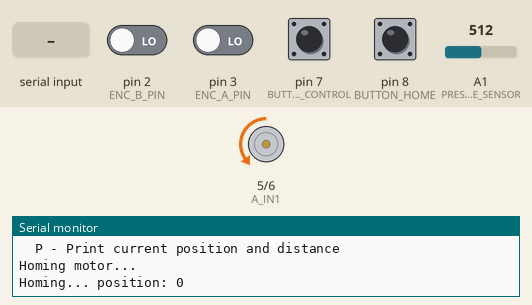
Recording of a sketch running on a simulated Arduino Uno, built with avr-gcc and run on an emulated ATmega328P. Shown: motor-driver pin pairs drawn as motors (green arrow = first pin HIGH = forward, orange = second pin HIGH = backward, longer = more drive), the last lines printed to the serial monitor. Inputs (shaded band) come from the test bench; at power-on: pin 7 (BUTTON_CONTROL), pin 8 (BUTTON_HOME) HIGH, pin 2 (ENC_B_PIN), pin 3 (ENC_A_PIN) LOW, A1 (PRESSURE_SENSOR) = 512.

Above: at 0.8 s.
0.9 s: pin 8 (BUTTON_HOME) pulled LOW for 0.15 s
At 2.2 s:
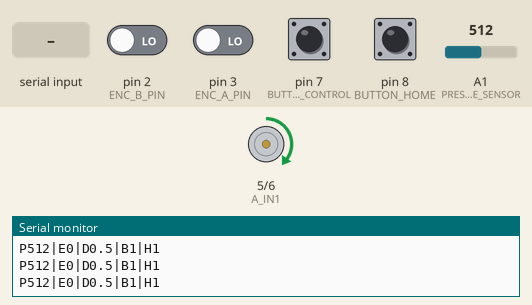
2.5 s: "M90\n" received over Serial
At 3.1 s:
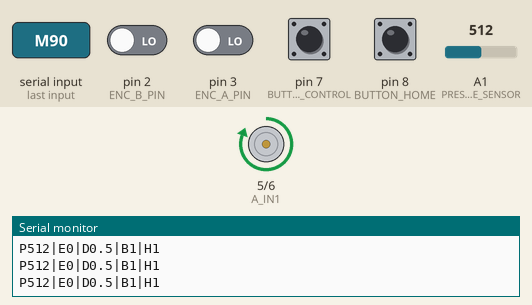
4.0 s: "E90\n" received over Serial
At 5.3 s:
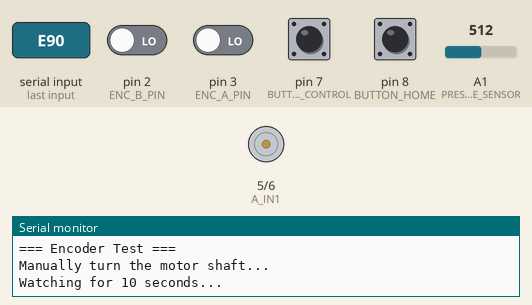
Timing chart, 0 to 15.5 s (numbered marks = the images above; inputs shaded):
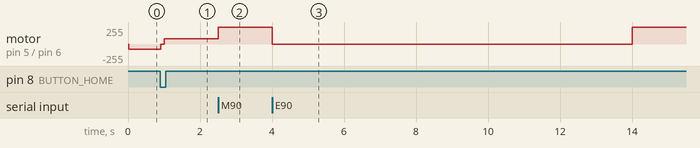

The sketch:

Nano_control_new.ino
```cpp
/*
 * Continuous Position Control - A4950 Driver
 * * This code is adapted for the A4950 motor driver, which uses
 * a different control scheme than a standard H-bridge with an enable pin.
 * * A4950 Control Logic:
 * IN1   | IN2   | Function
 * ---------------------------
 * PWM   | LOW   | Forward
 * LOW   | PWM   | Reverse
 * LOW   | LOW   | Brake (fast stop)
 * HIGH  | HIGH  | Brake (fast stop)
 * * Motor continuously moves toward the 'targetPosition'.
 * Commands can be received at any time to update the target.
 */

#include <Arduino.h>

// ----------------- Pin Definitions -----------------
// A4950 Motor Driver Pins
const uint8_t A_IN1 = 5;  // A4950 Input 1 (controls direction/speed)
const uint8_t A_IN2 = 6;  // A4950 Input 2 (controls direction/speed)
// ENA pin is NOT needed for A4950

const uint8_t ENC_A_PIN = 3;  // Encoder Channel A (interrupt 0)
const uint8_t ENC_B_PIN = 2;  // Encoder Channel B (interrupt 1)

const uint8_t PRESSURE_SENSOR = A1; // Pressure sensor analog input

const uint8_t BUTTON_HOME = 8;
const uint8_t BUTTON_CONTROL = 7;

// ----------------- Global Variables -----------------
volatile long targetPosition = 0;  // Made volatile since it can change anytime

// Movement parameters
const int FAST_SPEED = 255;    // PWM for fast movement
const int SLOW_SPEED = 150;    // PWM for slow approach
const int CREEP_SPEED = 80;    // PWM for final approach

const int SLOW_DISTANCE = 300;   // Start slowing down at this distance
const int CREEP_DISTANCE = 200;  // Start creeping at this distance
const int STOP_TOLERANCE = 10;   // Stop when within this many counts

// Debugging
bool debugMode = true;
unsigned long lastDebugTime = 0;
const unsigned long DEBUG_INTERVAL = 200; // Print debug every 200ms

unsigned long lastSendTime = 0;
const unsigned long SEND_INTERVAL = 20; // Send every 50ms

// Command parsing
String inputBuffer = "";

// Movement limits
const long MIN_POSITION = 50;    // Minimum allowed position (encoder counts)
const long MAX_POSITION = 10000; // Maximum allowed position (encoder counts)

// Distance conversion constants
const float DISTANCE_SLOPE = 0.0084;  // mm per encoder count
const float DISTANCE_OFFSET = 0.5;    // mm offset
const float MIN_DISTANCE_MM = 0;      // Minimum distance in mm
const float MAX_DISTANCE_MM = 75.0;   // Maximum distance in mm
bool isHoming = false;

// Encoder variables
volatile long encoderCount = 0;
volatile uint8_t lastEncoded = 0;

// ----------------- Setup -----------------
void setup() {
  Serial.begin(115200);
  Serial.println("=== Continuous Position Control (A4950 Driver) ===");
  Serial.println("Commands:");
  Serial.println("  M<distance> - Move pen to extend distance in mm (e.g., M30.2)");
  Serial.println("  H - Home motor");
  Serial.println("  S - Stop motor (set target to current position)");
  Serial.println("  T - Test motor");
  Serial.println("  E - Test encoder");
  Serial.println("  D - Toggle debug mode");
  Serial.println("  P - Print current position and distance");
  Serial.println();

  // Pin setup
  pinMode(A_IN1, OUTPUT);
  pinMode(A_IN2, OUTPUT);

  pinMode(BUTTON_HOME, INPUT_PULLUP);
  pinMode(BUTTON_CONTROL, INPUT_PULLUP);

  // Initialize motor stopped (braked)
  stopMotor();
  homeMotor();

  // Set initial target to current position (stopped)
  targetPosition = encoderCount;

  // Encoder interrupt
  attachInterrupt(digitalPinToInterrupt(ENC_A_PIN), updateEncoder, CHANGE);
  attachInterrupt(digitalPinToInterrupt(ENC_B_PIN), updateEncoder, CHANGE);

  Serial.println("Setup complete. Motor will continuously track target position.");
  Serial.print("Current position: ");
  Serial.println(encoderCount);

  // Reserve string buffer for commands
  inputBuffer.reserve(50);
}

// ----------------- Main Loop -----------------
void loop() {
  // ALWAYS check for and handle serial commands (non-blocking)
  handleSerialInput();

  // ALWAYS update motor movement toward current target
  updateContinuousMovement();

  // Send sensor data periodically
  unsigned long currentTime = millis();
  if (currentTime - lastSendTime >= SEND_INTERVAL) {
    readSensorData();
    lastSendTime = currentTime;
  }

  // Debug output
  if (debugMode && (millis() - lastDebugTime > DEBUG_INTERVAL)) {
    if (abs(targetPosition - encoderCount) > STOP_TOLERANCE) {
      // printMovementStatus();
    }
    lastDebugTime = millis();
  }
}

void readSensorData() {
  // NOTE: User's original code read A1, but defined PRESSURE_SENSOR as A0.
  // Using A0 as defined. Change to A1 if that was intended.
  int analogValue = analogRead(PRESSURE_SENSOR);      // pressure
  int digitalValue = digitalRead(BUTTON_CONTROL);     // button
  int homeValue = digitalRead(BUTTON_HOME);           // button
  float currentDistance = encoderCountsToDistance(encoderCount);

  // Send formatted string to serial
  Serial.print("P");
  Serial.print(analogValue);
  Serial.print("|E");
  Serial.print(encoderCount);
  Serial.print("|D");
  Serial.print(currentDistance, 1);
  Serial.print("|B");
  Serial.print(digitalValue);
  Serial.print("|H");
  Serial.println(homeValue);
}

// ----------------- Continuous Movement Control -----------------
void updateContinuousMovement() {
  long currentPos = encoderCount;

  // Safety check: stop if we've exceeded limits (but not during homing)
  if (!isHoming) {
    if (currentPos < MIN_POSITION && targetPosition >= MIN_POSITION) {
      // We're below minimum and trying to go up - that's OK
    } else if (currentPos > MAX_POSITION && targetPosition <= MAX_POSITION) {
      // We're above maximum and trying to go down - that's OK
    } else if (currentPos < MIN_POSITION && targetPosition < MIN_POSITION) {
      // Below minimum and target is also below - stop
      targetPosition = MIN_POSITION;
    } else if (currentPos > MAX_POSITION && targetPosition > MAX_POSITION) {
      // Above maximum and target is also above - stop
      targetPosition = MAX_POSITION;
    }
  }


  long error = targetPosition - currentPos;
  long absError = abs(error);

  // Check if we're close enough to target (within tolerance)
  if (absError <= STOP_TOLERANCE) {
    stopMotor();
    return;
  }

  // Determine direction (1 = forward, -1 = reverse)
  int direction = (error > 0) ? 1 : -1;

  // Determine speed based on distance to target
  int speed = FAST_SPEED;
  if (absError <= CREEP_DISTANCE) {
    speed = CREEP_SPEED;
  } else if (absError <= SLOW_DISTANCE) {
    speed = SLOW_SPEED;
  }

  // Apply movement using A4950 logic
  setMotor(direction, speed);
}

// ----------------- A4950 Motor Control Functions -----------------

/**
 * @brief Sets the motor direction and speed for the A4950.
 * @param direction 1 for forward (positive encoder count), -1 for reverse (negative).
 * @param speed The PWM value (0-255).
 */
void setMotor(int direction, int speed) {
  // Ensure speed is within valid PWM range
  speed = constrain(speed, 0, 255);

  if (direction > 0) {
    // Forward: IN1 = PWM, IN2 = LOW
    analogWrite(A_IN1, speed);
    digitalWrite(A_IN2, LOW);
  } else if (direction < 0) {
    // Reverse: IN1 = LOW, IN2 = PWM
    digitalWrite(A_IN1, LOW);
    analogWrite(A_IN2, speed);
  } else {
    // Direction is 0, so stop
    stopMotor();
  }
}

/**
 * @brief Stops the motor using the A4950 brake function.
 * Sets both IN1 and IN2 to LOW.
 */
void stopMotor() {
  digitalWrite(A_IN1, LOW);
  digitalWrite(A_IN2, LOW);
  // Ensure no PWM signals are active
  analogWrite(A_IN1, 0);
  analogWrite(A_IN2, 0);
}

// ----------------- Position & Distance Functions -----------------

long distanceToEncoderCounts(float distanceMM) {
  return (long)((distanceMM - DISTANCE_OFFSET) / DISTANCE_SLOPE);
}

float encoderCountsToDistance(long counts) {
  return (counts * DISTANCE_SLOPE) + DISTANCE_OFFSET;
}

void setTargetDistance(float distanceMM) {
  if (distanceMM < MIN_DISTANCE_MM) {
    distanceMM = MIN_DISTANCE_MM;
    Serial.print("Distance clamped to minimum: ");
  } else if (distanceMM > MAX_DISTANCE_MM) {
    distanceMM = MAX_DISTANCE_MM;
    Serial.print("Distance clamped to maximum: ");
  }

  long targetCounts = distanceToEncoderCounts(distanceMM);
  setTargetPosition(targetCounts);

  Serial.print("Target distance: ");
  Serial.print(distanceMM, 1);
  Serial.print("mm (counts: ");
  Serial.print(targetCounts);
  Serial.println(")");
}

void setTargetPosition(long target) {
  if (!isHoming) {
    if (target < MIN_POSITION) {
      target = MIN_POSITION;
    } else if (target > MAX_POSITION) {
      target = MAX_POSITION;
    }
  }

  // Immediately update target - motor will start moving toward it on next loop
  targetPosition = target;

  Serial.print("New target: ");
  Serial.print(target);
  Serial.print(" (current: ");
  Serial.print(encoderCount);
  Serial.print(", distance: ");
  Serial.print(abs(target - encoderCount));
  Serial.println(")");
}

void stopMovement() {
  // Set target to current position to stop movement
  targetPosition = encoderCount;
  stopMotor();
  Serial.println("Movement stopped. Target set to current position.");
}

// ----------------- Non-blocking Serial Input Handler -----------------
void handleSerialInput() {
  // Read available characters without blocking
  while (Serial.available() > 0) {
    char inChar = Serial.read();

    if (inChar == '\n' || inChar == '\r') {
      if (inputBuffer.length() > 0) {
        processCommand(inputBuffer);
        inputBuffer = "";  // Clear buffer
      }
    } else {
      inputBuffer += inChar;
    }
  }
}

void processCommand(String command) {
  command.trim();
  command.toUpperCase();

  if (command.length() == 0) return;

  char cmd = command.charAt(0);

  switch (cmd) {
    case 'M': {
      if (command.length() > 1) {
        float distanceMM = command.substring(1).toFloat();
        // Allow M0 to go to home position
        if (distanceMM >= 0) {
          setTargetDistance(distanceMM);
        } else {
          Serial.println("Invalid distance. Must be positive.");
        }
      } else {
        Serial.println("Usage: M<distance> (e.g., M30.2 for 30.2mm)");
      }
      break;
    }

    case 'H':
      homeMotor();
      break;

    case 'S':
      stopMovement();
      break;

    case 'T':
      testMotor();
      break;

    case 'E':
      testEncoder();
      break;

    case 'D':
      debugMode = !debugMode;
      Serial.print("Debug mode: ");
      Serial.println(debugMode ? "ON" : "OFF");
      break;

    case 'P': {
      printStatus(); // Use the helper function
      break;
    }

    default:
      Serial.print("Unknown command: ");
      Serial.println(command);
      Serial.println("Use H, M<distance>, S, T, E, D, or P");
  }
}

// ----------------- Homing -----------------
void homeMotor() {
  Serial.println("Homing motor...");
  isHoming = true;

  // Set target far in reverse direction to start homing movement
  targetPosition = -10000;  // This will make it move toward home

  // Wait for button press while allowing continuous movement
  while (digitalRead(BUTTON_HOME) == HIGH) {
    // updateContinuousMovement();  // Keep moving during homing

    // --- CHANGE HERE ---
    // Instead of using the main movement logic, we'll
    // manually set the motor to move in reverse at SLOW_SPEED.
    // You can change this to CREEP_SPEED if you want it even slower.
    setMotor(-1, CREEP_SPEED);
    // --- END CHANGE ---

    delay(10);

    // Safety check - print position occasionally
    static unsigned long lastHomePrint = 0;
    if (millis() - lastHomePrint > 500) {
      Serial.print("Homing... position: ");
      Serial.println(encoderCount);
      lastHomePrint = millis();
    }
  }

  // Button pressed - continue moving for 0.5 seconds
  Serial.println("Home button triggered.");


  // Stop motor
  stopMotor();
  delay(100);

  // Reset encoder and target
  encoderCount = 0;
  targetPosition = 0;  // Start at home position
  isHoming = false;

  Serial.println("Homing complete. Position reset to 0.");
  Serial.println("Ready for operation.");
}
// ----------------- Test Functions -----------------
void testMotor() {
  Serial.println("=== Motor Test ===");

  Serial.println("Moving to 10mm...");
  setTargetDistance(10.0);
  delay(3000);  // Let it move for 3 seconds

  Serial.println("Moving to 25mm...");
  setTargetDistance(25.0);
  delay(3000);  // Let it move for 3 seconds

  Serial.println("Returning to 5mm...");
  setTargetDistance(5.0);
  delay(2000);

  Serial.println("Motor test complete.");
  float finalDistance = encoderCountsToDistance(encoderCount);
  Serial.print("Final position: ");
  Serial.print(encoderCount);
  Serial.print(" counts (");
  Serial.print(finalDistance, 1);
  Serial.println("mm)");
}

void testEncoder() {
  Serial.println("=== Encoder Test ===");
  Serial.println("Manually turn the motor shaft...");
  Serial.println("Watching for 10 seconds...");

  long startCount = encoderCount;
  unsigned long startTime = millis();
  long lastPrintedCount = startCount;

  // Stop motor movement during encoder test
  long savedTarget = targetPosition;
  targetPosition = encoderCount; // Set target to current to stop movement
  stopMotor(); // Explicitly stop motor

  while (millis() - startTime < 10000) {
    if (encoderCount != lastPrintedCount) {
      Serial.print("Encoder: ");
      Serial.print(encoderCount);
      Serial.print(" (change: ");
      Serial.print(encoderCount - lastPrintedCount);
      Serial.println(")");
      lastPrintedCount = encoderCount;
    }
    delay(50);
  }

  // Restore target
  targetPosition = savedTarget;

  Serial.print("Encoder test complete. Total change: ");
  Serial.println(encoderCount - startCount);
}

// ----------------- Debug Functions -----------------
void printMovementStatus() {
  long error = targetPosition - encoderCount;
  Serial.print("Pos: ");
  Serial.print(encoderCount);
  Serial.print(" | Target: ");
  Serial.print(targetPosition);
  Serial.print(" | Error: ");
  Serial.print(error);
  Serial.print(" | Distance: ");
  Serial.println(abs(error));
}

// ----------------- Encoder ISR -----------------
void updateEncoder() {
  // State table for quadrature decoding
  // Lookup table based on previous and current AB states
  static const int8_t encoderStates[16] = {
      0, -1,  1,  0,
      1,  0,  0, -1,
     -1,  0,  0,  1,
      0,  1, -1,  0
  };

  // Read current state of both pins
  uint8_t a = digitalRead(ENC_A_PIN);
  uint8_t b = digitalRead(ENC_B_PIN);

  // Create 2-bit current state
  uint8_t currentEncoded = (a << 1) | b;

  // Combine with last state to create 4-bit lookup value
  uint8_t sum = (lastEncoded << 2) | currentEncoded;

  // Update count based on state transition
  encoderCount += encoderStates[sum];

  // Save current state for next time
  lastEncoded = currentEncoded;
}


// ----------------- Additional Helper Functions -----------------
void emergencyStop() {
  stopMotor();
  targetPosition = encoderCount;  // Set target to current position
  Serial.println("EMERGENCY STOP!");
}

void printStatus() {
  float currentDistance = encoderCountsToDistance(encoderCount);
  float targetDistance = encoderCountsToDistance(targetPosition);

  Serial.println("=== Status ===");
  Serial.print("Position: ");
  Serial.print(encoderCount);
  Serial.print(" counts (");
  Serial.print(currentDistance, 1);
  Serial.println("mm)");
  Serial.print("Target: ");
  Serial.print(targetPosition);
  Serial.print(" counts (");
  Serial.print(targetDistance, 1);
  Serial.println("mm)");
  Serial.print("Error: ");
  Serial.print(targetPosition - encoderCount);
  Serial.print(" counts (");
  Serial.print(targetDistance - currentDistance, 1);
  Serial.println("mm)");
  Serial.print("Moving: ");
  Serial.println(abs(targetPosition - encoderCount) > STOP_TOLERANCE ? "YES" : "NO");
  Serial.print("Debug: ");
  Serial.println(debugMode ? "ON" : "OFF");
  Serial.println("===============");
}
```

Measured:
- after the input at 0.9 s, motor on pin 5 (A_IN1) / pin 6 (A_IN2): backward 80/255 → stopped at once, → forward 80/255 0.11 s later
- after the input at 2.5 s, motor on pin 5 (A_IN1) / pin 6 (A_IN2): forward 80/255 → forward 255/255 at once
- after the input at 4.0 s, motor on pin 5 (A_IN1) / pin 6 (A_IN2): forward 255/255 → stopped at once, → forward 255/255 10.0 s later
